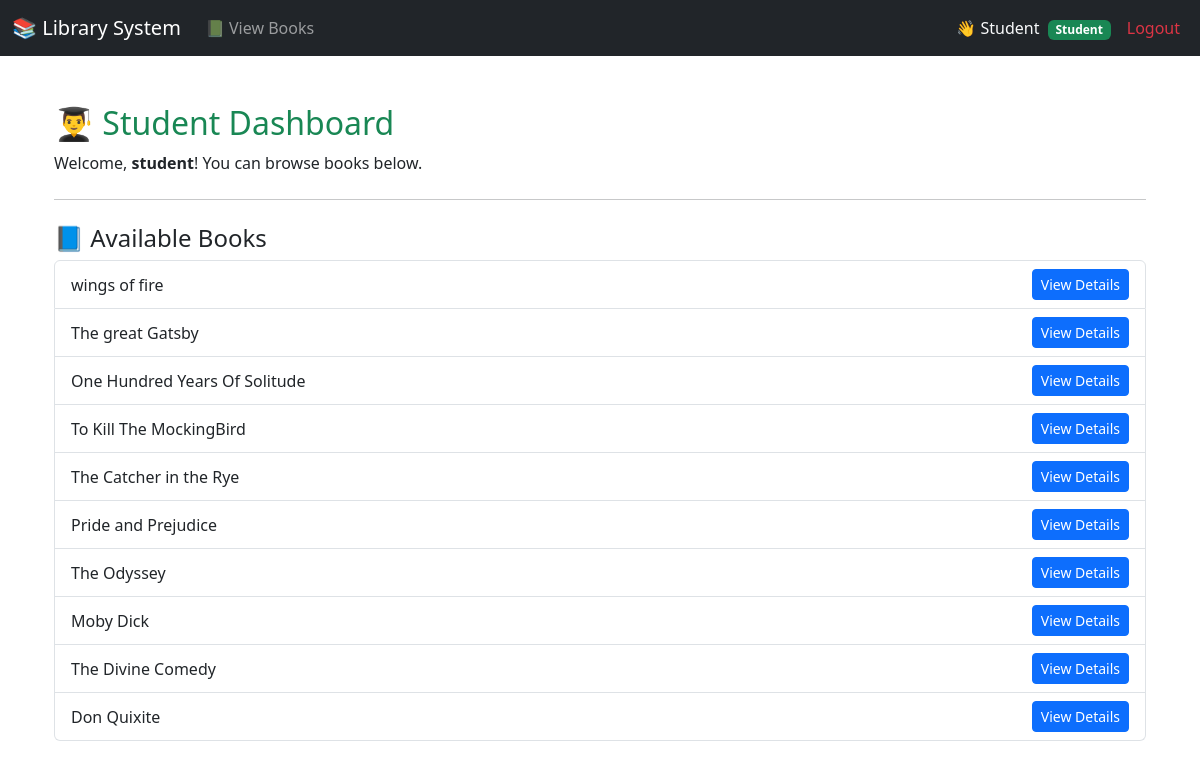
The app's page /dashboard/ (signed in) with its own data.
### LibApp/models.py (models this page shows, shortened)
class Book(models.Model):
    STATUS_CHOICES = [
        ('available', 'Available'),
        ('issued', 'Issued'),
        ('recycled', 'Recycled'),
    ]
    title = models.CharField(max_length=200)
    author = models.CharField(max_length=150)
    status = models.CharField(max_length=20, choices=STATUS_CHOICES, default='available')
    access_count = models.PositiveIntegerField(default=0)
    recycle_status = models.CharField(max_length=100, default='Not Recycled')

### LibApp/views.py (the view)
# urls.py: path("dashboard/", dashboard, name="dashboard"),
@login_required
def dashboard(request):
    role = request.user.profile.role
    books = Book.objects.all()
    if role == "librarian":
        return render(request, "dashboard_librarian.html", {"books": books})
    elif role == "student":
        return render(request, "dashboard_student.html", {"books": books})
    else:
        messages.error(request, "Invalid user role.")
        return redirect("LibApp:logout")

### LibApp/templates/dashboard_student.html
{% extends "base.html" %}
{% block content %}
<div class="container mt-5">
  <h2 class="text-success">👨‍🎓 Student Dashboard</h2>
  <p>Welcome, <strong>{{ request.user.username }}</strong>! You can browse books below.</p>
  <hr class="my-4">
  <h4>📘 Available Books</h4>
  <ul class="list-group">
    {% for book in books %}
      <li class="list-group-item d-flex justify-content-between align-items-center">
        {{ book.title }}
        <a href="{% url 'LibApp:book_detail' book.pk %}" class="btn btn-sm btn-primary">View Details</a>
      </li>
    {% empty %}
      <li class="list-group-item">No books available.</li>
    {% endfor %}
  </ul>
</div>
{% endblock %}

### LibApp/templates/base.html (shortened to what this page needs)
<!DOCTYPE html>
<html lang="en">
<head>
  <link href="https://cdn.jsdelivr.net/npm/bootstrap@5.3.2/dist/css/bootstrap.min.css" rel="stylesheet">
</head>
<body>
<nav class="navbar navbar-expand-lg navbar-dark bg-dark">
  <div class="container-fluid">
    <a class="navbar-brand" href="{% url 'LibApp:dashboard' %}">📚 Library System</a>
    <div class="collapse navbar-collapse" id="navbarNav">
      <ul class="navbar-nav me-auto mb-2 mb-lg-0">
        {% if request.user.is_authenticated %}
          {% if request.user.profile.role == 'librarian' %}
            <li class="nav-item"><a class="nav-link" href="{% url 'LibApp:book_list' %}">📘 Books</a></li>
            <li class="nav-item"><a class="nav-link" href="{% url 'LibApp:student_list' %}">👩‍🎓 Students</a></li>
            <li class="nav-item"><a class="nav-link" href="{% url 'LibApp:issue_book' %}">📖 Issue</a></li>
            <li class="nav-item"><a class="nav-link" href="{% url 'LibApp:reports' %}">📊 Reports</a></li>
          {% elif request.user.profile.role == 'student' %}
            <li class="nav-item"><a class="nav-link" href="{% url 'LibApp:book_list' %}">📗 View Books</a></li>
          {% endif %}
        {% endif %}
      </ul>
      <ul class="navbar-nav ms-auto">
        {% if request.user.is_authenticated %}
          <li class="nav-item">
            <span class="nav-link text-light">
              👋 {{ request.user.username|capfirst }}
              {% if request.user.profile.role == 'librarian' %}
                <span class="badge bg-info ms-1">Librarian</span>
              {% else %}
                <span class="badge bg-success ms-1">Student</span>
              {% endif %}
            </span>
          </li>
          <li class="nav-item"><a class="nav-link text-danger" href="{% url 'LibApp:logout' %}">Logout</a></li>
        {% else %}
          <li class="nav-item"><a class="nav-link" href="{% url 'LibApp:login' %}">Login</a></li>
        {% endif %}
      </ul>
    </div>
  </div>
</nav>
<div class="container my-4">
  {% block content %}{% endblock %}
</div>
</body>
</html>

### records on screen
Book: title "wings of fire"
Book: title "The great Gatsby"
Book: title "One Hundred Years Of Solitude"
Book: title "To Kill The MockingBird"
Book: title "The Catcher in the Rye"
Book: title "Pride and Prejudice"
Book: title "The Odyssey"
Book: title "Moby Dick"
Book: title "The Divine Comedy"
Book: title "Don Quixite"

### other values on screen
{{ request.user.username|capfirst }} "Student"
{{ request.user.username }} "student"
